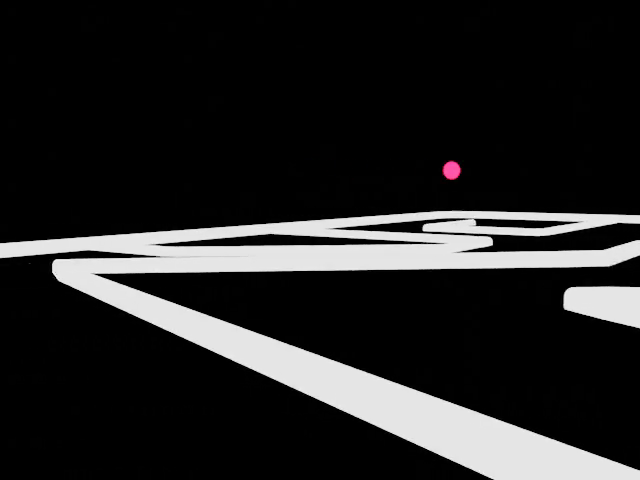
#> input picture frame 12 of beacon_sweep.mp4, 640 x 480 px
$ python beacon_test.py
#> lines starting #> are read from the running program, lines starting #| are printed output that depends on the picture; after the words box and inside, x2 and y2 are one past the last pixel; in counts of white or black regions, pixels touching at a corner belong together
#> further down, frame is the input picture: shape (480, 640, 3); mean B, G, R 36, 35.9, 36.1
### EEE2Rover-master/src/processing.py
import cv2
import numpy as np
import cv_utils as cvu
import perspective_utils
#import mapping
#video = cv2.VideoCapture("maze_view.mp4")


kernel = np.ones((5,5),np.uint8)

vertices= np.array([[0,480],[0,100],[640,100],[640,480],
                         ], np.int32)
null_mask= np.array([[0,0],[0,0],[0,0],[0,0],
                         ], np.int32)
front_mask= np.array([[0,340],[0,100],[640,100],[640,340],
                         ], np.int32)
left_mask = np.array([[0,480],[0,100],[320,100],[320,480],
                         ], np.int32)
right_mask = np.array([[320,480],[320,100],[640,100],[640,480],
                         ], np.int32)
#count for exporting frames
count=0


# utility functions because cant have them in seperate files for pyscript

#Movement and graph building logic
# [13 lines left out: function state, not called in this run]

def filterHSV(frame):
    hsv = cv2.cvtColor(frame, cv2.COLOR_BGR2HSV)
#> hsv: shape (480, 640, 3); mean H, S, V 0.3, 0.5, 36.1

    # Threshold of blue in HSV space
    lower_blue = np.array([20, 50, 140])
    upper_blue = np.array([180, 255, 255])

    # preparing the mask to overlay
    mask = cv2.inRange(hsv, lower_blue, upper_blue)
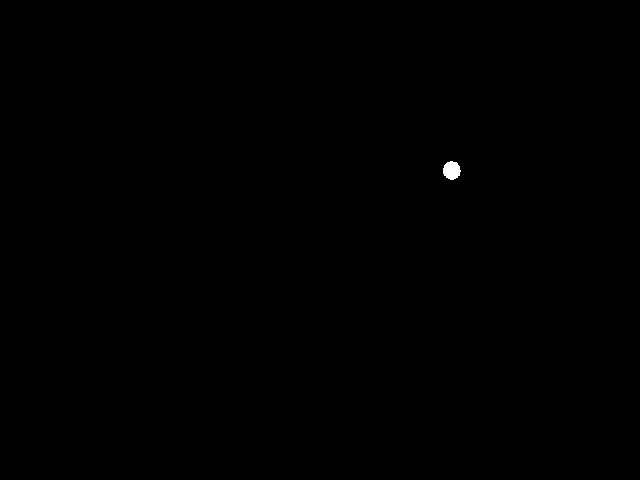
#> mask: shape (480, 640); 0.08% white; 1 white region, box (x1, y1, x2, y2) and area: (443, 161, 461, 180) 257

    # The black region in the mask has the value of 0,
    # so when multiplied with original image removes all non-blue regions
    result = cv2.bitwise_and(frame, frame, mask = mask)
    return result

def calculate_height(y1, y2, pixel_to_cm):
# Assuming the height of the camera is known, convert pixel height to centimeters
    height_cm = (y2 - y1) * pixel_to_cm
    return height_cm

def draw_bounding_boxes(frame, pixel_to_cm):
#> called with pixel_to_cm = 1
    gray = cv2.cvtColor(frame, cv2.COLOR_BGR2GRAY)
    blur = cv2.GaussianBlur(gray, (1, 1), 0)
    _, thresh = cv2.threshold(blur, 127, 255, cv2.THRESH_BINARY)
#> thresh: shape (480, 640); 0.07% white; 1 white region

    contours, _ = cv2.findContours(thresh, cv2.RETR_EXTERNAL, cv2.CHAIN_APPROX_SIMPLE)
#> contours = 1 contour; box (x1, y1, x2, y2) and area: (444, 162, 460, 179) 188

    for contour in contours:
        # Approximate the contour as a circle
        (x, y), radius = cv2.minEnclosingCircle(contour)
        center = (int(x), int(y))
        radius = int(radius)
        if radius>0:
            # Calculate bounding box coordinates
            x1, y1 = int(x - radius), int(y - radius)
            x2, y2 = int(x + radius), int(y + radius)

            # Draw the bounding box
            cv2.rectangle(frame, (x1, y1), (x2, y2), (0, 255, 0), 2)

            # Calculate the height in centimeters
            height_cm = calculate_height(y1, y2, pixel_to_cm)
            distance_cm = (8206.58624* 4.1) / height_cm
            # Display the height
            cv2.putText(frame, f"distance: {distance_cm:.2f} cm", (x1, y1 - 10),
                        cv2.FONT_HERSHEY_SIMPLEX, 0.7, (0, 255, 0), 2)
#> this loop made 1 pass
#> (x, y, radius, x1, y1, x2, y2, height_cm) on pass 1: (451, 170, 8, 443, 162, 459, 178, 16)
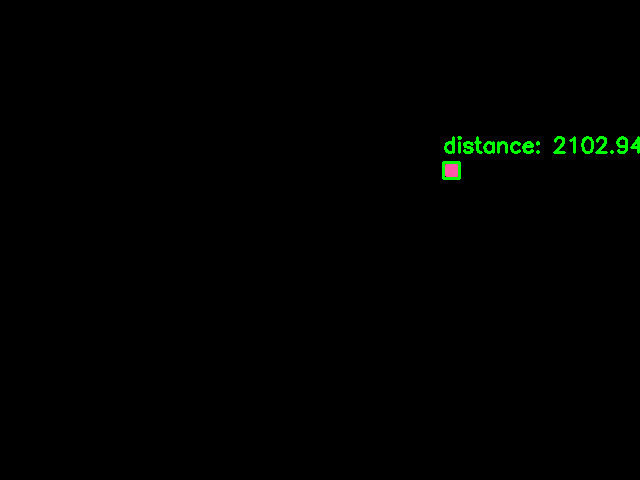
#> frame: shape (480, 640, 3); mean B, G, R 0.1, 1.3, 0.1

    return frame

# [172 lines left out: functions decode_state, action, points_from_action, analyse_frame, not called in this run]

# [23 lines of commented-out code are left out]
cv2.destroyAllWindows()

### EEE2Rover-master/src/calibration_utils.py
import cv2
import numpy as np
import glob
import matplotlib.pyplot as plt
import os.path as path
import pickle


def lazy_calibration(func):
    """
    Decorator for calibration function to avoid re-computing calibration every time.
    """
    calibration_cache = 'camera_cal/calibration_data.pickle'

    # [12 lines left out: function wrapper, not called in this run]

    return wrapper


# [68 lines left out: functions calibrate_camera, undistort, not called in this run]


# [10 lines that do not run on import are left out]

### EEE2Rover-master/src/beacon_test.py
import cv2
import processing

video = cv2.VideoCapture("beacon_sweep.mp4")
#Actual computer vision stuff
while True:

    ret, frame = video.read()
    if not ret:
        video = cv2.VideoCapture("beacon_test.mp4")
        continue

    filtered_frame=processing.filterHSV(frame)
    filtered_frame=processing.draw_bounding_boxes(filtered_frame, 1 )
    cv2.imshow("beacon", filtered_frame)
    #save frame
    # if count%15==0:
    #     cv2.imwrite("frame%d.jpg" % count, frame)
    key = cv2.waitKey(250)
#> (key Esc is pressed here)


    if key == 27:
        break
    #count += 1
video.release()
cv2.destroyAllWindows()

$ run again, starting later in the video
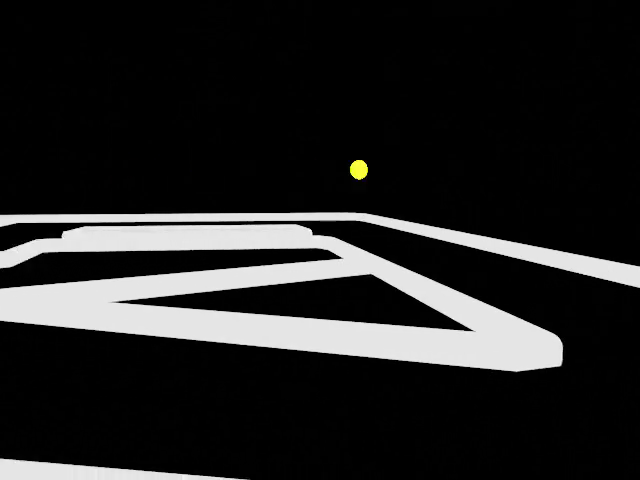
#> input picture frame 96 of beacon_sweep.mp4, 640 x 480 px
#> frame is the input picture: shape (480, 640, 3); mean B, G, R 35.4, 35.5, 35.5
#> hsv: shape (480, 640, 3); mean H, S, V 0.1, 0.4, 35.6
#> mask: shape (480, 640); 0.09% white; 1 white region
#> contours = 1 contour; box (x1, y1, x2, y2) and area: (350, 160, 368, 180) 254
#> the loop in draw_bounding_boxes, `for contour in contours:` made 1 pass
#> (x, y, radius, center, x1, y1, x2, y2) on pass 1: (359, 169.3, 9, (359, 169), 350, 160, 368, 178)
#> after the loop in draw_bounding_boxes, `for contour in contours:`:
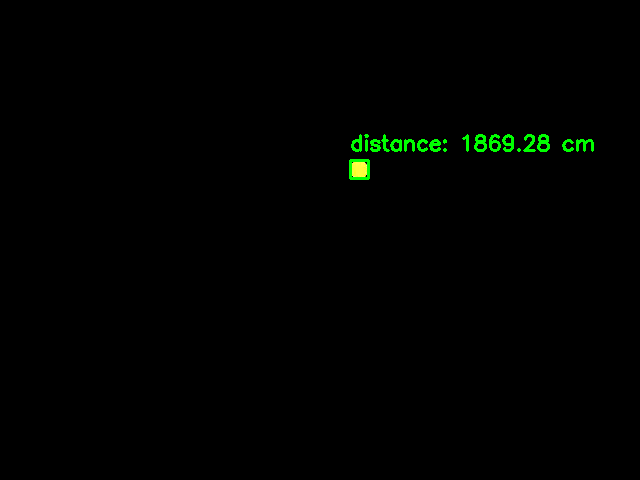
#> frame: shape (480, 640, 3); mean B, G, R 0, 1.7, 0.2
